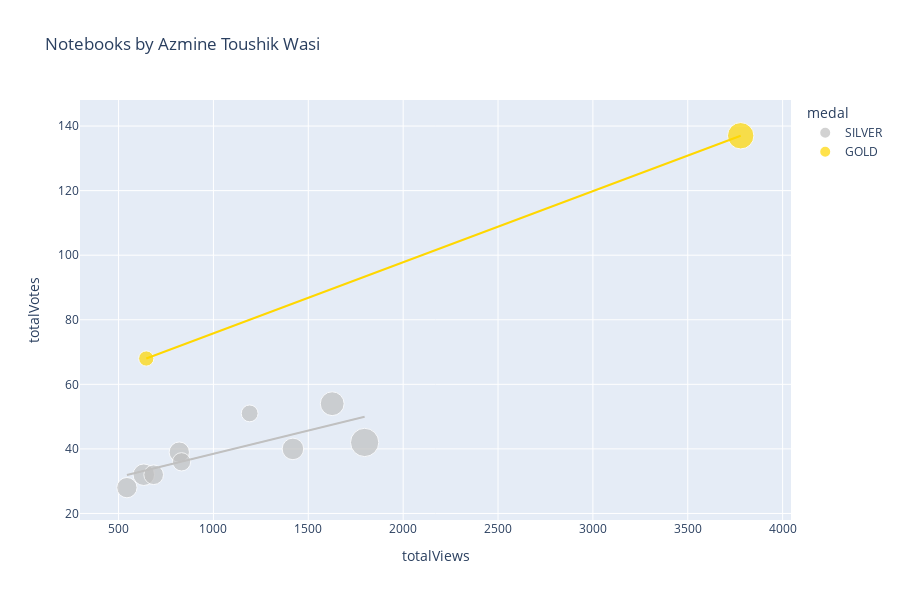

The notebook cell saved with this chart:
### Markdown cell above
# Plotly Scatter Plot

You may want to tweak these settings depending on how many notebooks you have...

### Code cell
import plotly.express as px

df['totalComments'].fillna(0, inplace=True)
df['medal'].fillna('N/A', inplace=True)
df['size'] = df['totalComments'].clip(lower=1)
color_map = {
    'GOLD': 'gold',
    'SILVER': 'silver',
    'BRONZE': 'chocolate',
    'N/A': '#333'
}
px.scatter(
    df,
    'totalViews',
    'totalVotes',
    title=f'Notebooks by {df.author_displayName.get(0)}',
    log_x=False,
    log_y=False,
    #width=800, 
    height=600,
    color='medal',
    color_discrete_map=color_map,
    size='size',
    trendline='ols',
    trendline_options=dict(log_x=False, log_y=False, add_constant=True),
    #trendline='lowess', # Use for Locally Weighted Scatterplot Smoothing line
    #trendline_scope='overall', # Use this for one trendline
    hover_name='title',
    hover_data={
        'size': False,
        'totalViews': ':,.0f',
        'totalVotes': ':,.0f',
        'totalLines': ':,.0f',
        'totalComments': ':,.0f',
        'viewsPerVote': ':,.0f',
        'languageName': True,
        'versionNumber': True,
        'lastRun': True,
        'lastRunExecutionTimeSeconds': ':,.0f',
        'medal': True,
    })

### Figure 1 — Plotly figure (JSON) as saved in the notebook; plotly's stock layout.template omitted (floating-point values rounded to 4 significant figures)
{"data": [{"customdata": [[11, 342, 11, 22.92, "Python", 14, "Tue Jul  5 04:38:45 2022", 70, "SILVER"], [18, 592, 18, 19.21, "Python", 11, "Mon Jul  4 18:57:52 2022", 49, "SILVER"], [16, 342, 16, 20.52, "Python", 7, "Mon Jul  4 18:45:02 2022", 97, "SILVER"], [22, 380, 22, 29.58, "Python", 12, "Mon Jul  4 17:30:49 2022", 50, "SILVER"], [13, 567, 13, 22.51, "Python", 17, "Mon Jul  4 08:38:28 2022", 97, "SILVER"], [31, 274, 31, 41.81, "Python", 11, "Sat Jun 25 16:40:22 2022", 80, "SILVER"], [18, 536, 18, 34.63, "Python", 11, "Wed Jun 15 04:45:57 2022", 52, "SILVER"], [16, 279, 16, 18.79, "Python", 16, "Sun May 29 07:50:50 2022", 40, "SILVER"], [15, 461, 15, 20.79, "Python", 14, "Fri May 27 02:34:12 2022", 79, "SILVER"]], "hovertemplate": "<b>%{hovertext}</b><br><br>medal=%{customdata[8]}<br>totalViews=%{x:,.0f}<br>totalVotes=%{y:,.0f}<br>totalLines=%{customdata[1]:,.0f}<br>totalComments=%{customdata[2]:,.0f}<br>viewsPerVote=%{customdata[3]:,.0f}<br>languageName=%{customdata[4]}<br>versionNumber=%{customdata[5]}<br>lastRun=%{customdata[6]}<br>lastRunExecutionTimeSeconds=%{customdata[7]:,.0f}<extra></extra>", "hovertext": ["➡️ Intro to Cross Validation ✅ Different Methods", "➡️ Intro to Bias-Variance Tradeoff 📋 with Numpy", "➡️ Intro to Feature Engineering 🛠 Housing Data ", "▶️ Lionel Messi 📊 Extended EDA ⚽ Goals ", "Divorce Prediction & Analysis 📊 PCA,SHAP,TSNE,RFE", "▶️ Cristiano Ronaldo 📊 Extended EDA ⚽ Goals ", "UCL ⚽ EDA & Viz ⭐ 2021-22 ⭐ Players & Teams", " 📘 Coursera 📉 EDA, FE 📈 Analysis + Insights 📊", "Export Processing Zones - EDA+Statistical Analysis"], "legendgroup": "SILVER", "marker": {"color": "silver", "size": [11, 18, 16, 22, 13, 31, 18, 16, 15], "sizemode": "area", "sizeref": 0.0775, "symbol": "circle"}, "mode": "markers", "name": "SILVER", "orientation": "v", "showlegend": true, "type": "scatter", "x": [1191, 633, 820, 1626, 832, 1797, 1419, 544, 685], "xaxis": "x", "y": [51, 32, 39, 54, 36, 42, 40, 28, 32], "yaxis": "y"}, {"hovertemplate": "<b>OLS trendline</b><br>totalVotes = 0.014402 * totalViews + 24.0561<br>R<sup>2</sup>=0.584721<br><br>medal=SILVER<br>totalViews=%{x:,.0f}<br>totalVotes=%{y:,.0f} <b>(trend)</b><extra></extra>", "legendgroup": "SILVER", "marker": {"color": "silver", "symbol": "circle"}, "mode": "lines", "name": "SILVER", "showlegend": false, "type": "scatter", "x": [544, 633, 685, 820, 832, 1191, 1419, 1626, 1797], "xaxis": "x", "y": [31.89, 33.17, 33.92, 35.87, 36.04, 41.21, 44.49, 47.47, 49.94], "yaxis": "y"}, {"customdata": [[9, 645, 9, 9.377, "Python", 1, "Fri Jul  1 18:28:34 2022", 6, "GOLD"], [27, 357, 27, 27.39, "Python", 7, "Fri Jul  1 08:32:21 2022", 85, "GOLD"]], "hovertemplate": "<b>%{hovertext}</b><br><br>medal=%{customdata[8]}<br>totalViews=%{x:,.0f}<br>totalVotes=%{y:,.0f}<br>totalLines=%{customdata[1]:,.0f}<br>totalComments=%{customdata[2]:,.0f}<br>viewsPerVote=%{customdata[3]:,.0f}<br>languageName=%{customdata[4]}<br>versionNumber=%{customdata[5]}<br>lastRun=%{customdata[6]}<br>lastRunExecutionTimeSeconds=%{customdata[7]:,.0f}<extra></extra>", "hovertext": ["➡️ Intro to Clustering 🔍 Techniques, Algorithms", "➡️ Intro to Imputation 🔍 Different Techniques"], "legendgroup": "GOLD", "marker": {"color": "gold", "size": [9, 27], "sizemode": "area", "sizeref": 0.0775, "symbol": "circle"}, "mode": "markers", "name": "GOLD", "orientation": "v", "showlegend": true, "type": "scatter", "x": [646, 3779], "xaxis": "x", "y": [68, 137], "yaxis": "y"}, {"hovertemplate": "<b>OLS trendline</b><br>totalVotes = 0.0220236 * totalViews + 53.7727<br>R<sup>2</sup>=1.000000<br><br>medal=GOLD<br>totalViews=%{x:,.0f}<br>totalVotes=%{y:,.0f} <b>(trend)</b><extra></extra>", "legendgroup": "GOLD", "marker": {"color": "gold", "symbol": "circle"}, "mode": "lines", "name": "GOLD", "showlegend": false, "type": "scatter", "x": [646, 3779], "xaxis": "x", "y": [68.0, 137.0], "yaxis": "y"}], "layout": {"height": 600, "legend": {"itemsizing": "constant", "title": {"text": "medal"}, "tracegroupgap": 0}, "title": {"text": "Notebooks by Azmine Toushik Wasi"}, "xaxis": {"anchor": "y", "domain": [0, 1], "title": {"text": "totalViews"}}, "yaxis": {"anchor": "x", "domain": [0, 1], "title": {"text": "totalVotes"}}}}
